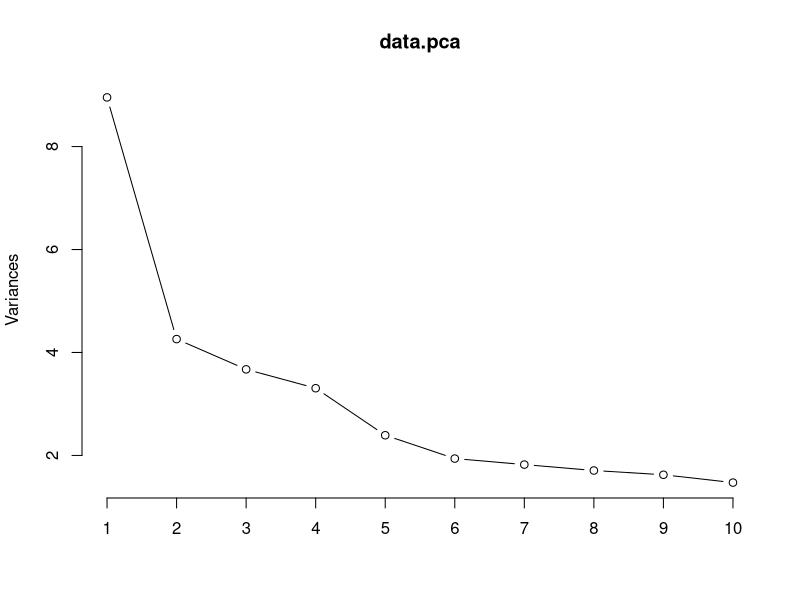
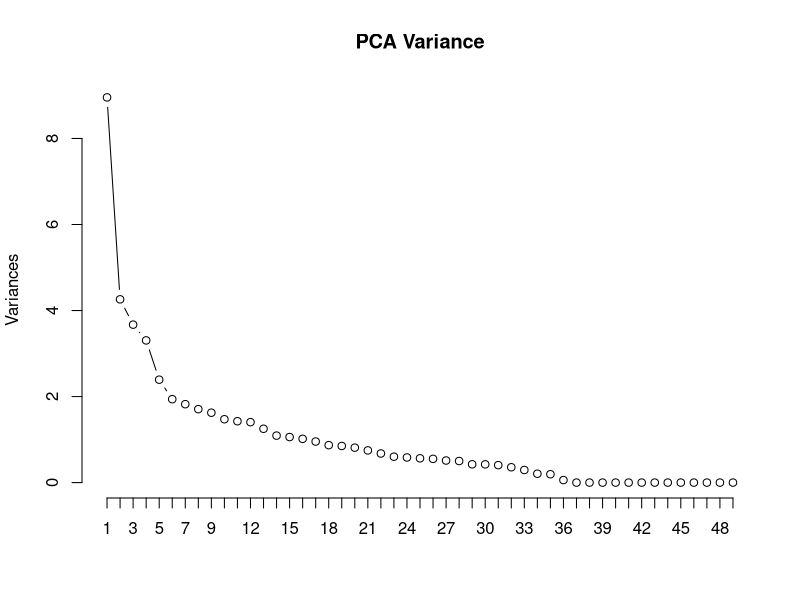
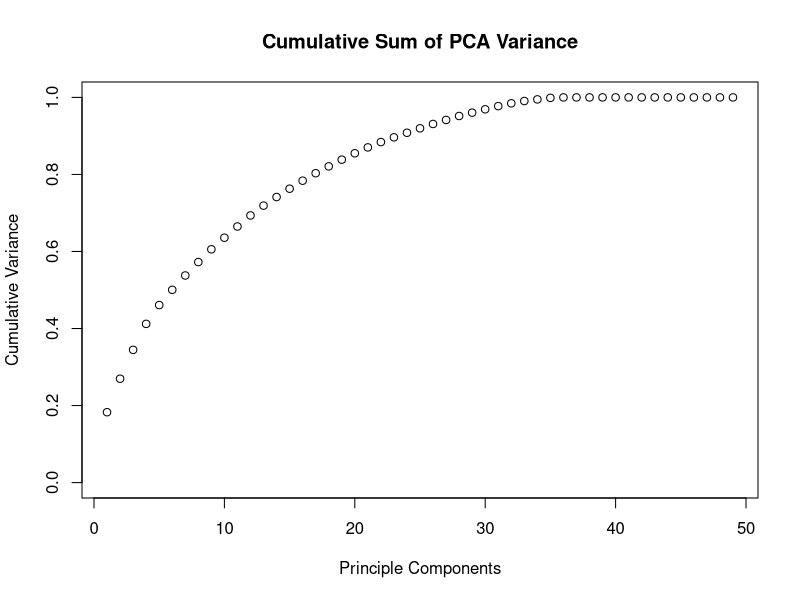
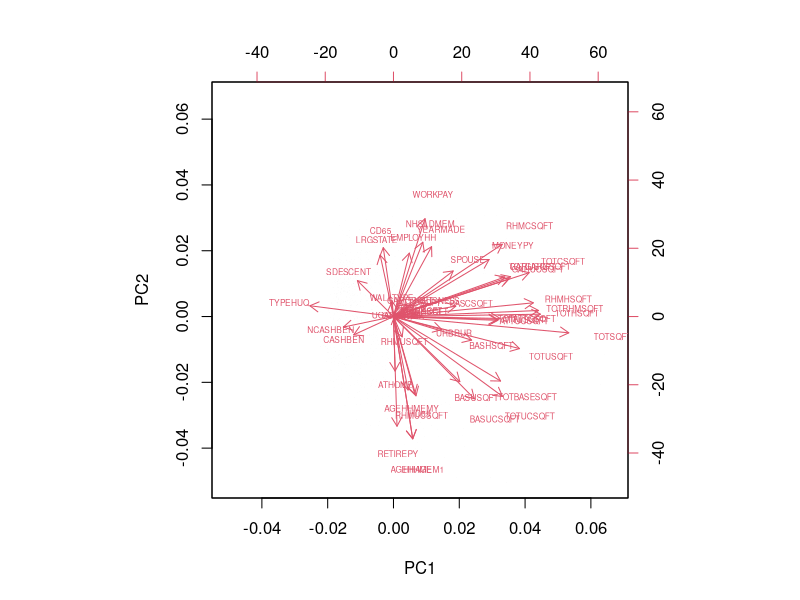

These charts were generated, in order, by the following R code:
data.energy <- read.csv('cleaned_data.csv')

#Get rid of DOEID
data.energyPP <- data.energy[,-1]

#Get rid of outputs
data.energyPP <- data.energyPP[,-grep("BTU",names(data.energyPP))]
data.energyPP <- data.energyPP[,-grep("CUFEETNG",names(data.energyPP))]
data.energyPP <- data.energyPP[,-grep("KWH",names(data.energyPP))]

#Show correlation matrix to see if PCA applicable
corrmat <- cor(data.energyPP)

#Implement PCA
set.seed(1000)
data.pca <- prcomp(data.energyPP
      , scale. = T
      , center = T
      , retx = T)

plot(data.pca, type = 'l')
screeplot(data.pca, type = "l", npcs = length(data.pca$sdev), main = "PCA Variance")

vars <- apply(data.pca$x, 2, var)
pca.cumsum <- cumsum(vars / sum(vars))
plot(pca.cumsum, main = "Cumulative Sum of PCA Variance", xlab = "Principle Components", ylab = "Cumulative Variance", ylim = c(0,1))

threshold <- 0.90
pca.threshold <- pca.cumsum < threshold
num.pca <- length(which(pca.threshold)) + 1
print(paste(num.pca, " components must be kept to capture ", threshold * 100, "% of the variance", sep = ""))

# pca <- princomp(data.energyPP)
# biplot(pca, cex=c(0.01, 0.5))
biplot(data.pca, cex=c(0.01, 0.5))

#Categorize output by magnitude (for classifier algorithm)
subsetBySD <- function (vect) {
  v.sd <- sd(vect)
  v.mean = mean(vect)
  ifelse(vect < v.mean - v.sd, 1,
  ifelse(vect > v.mean + v.sd, 3,
         2))
}

data.kwh <- data.energy$KWH
data.kwh <- log(data.kwh)
data.kwh.cat <- subsetBySD(data.kwh)

#data.cng <- data.energy$CUFEETNG
#data.cng[which(data.cng==0)] <- 0.00001
#data.cng <- log(data.cng)
#data.cng.cat <- subsetBySD(data.cng)

#Pass PCA data to machine learning algorithm
data.pca$x <- as.data.frame(data.pca$x)
pcadata <- cbind(data.pca$x[,1:num.pca],data.kwh.cat)
names(pcadata)[ncol(pcadata)] <- "Output"

#pcadata <- cbind(data.pca$x[,1:25],data.cng.cat)
#names(pcadata)[ncol(pcadata)] <- "Output"

